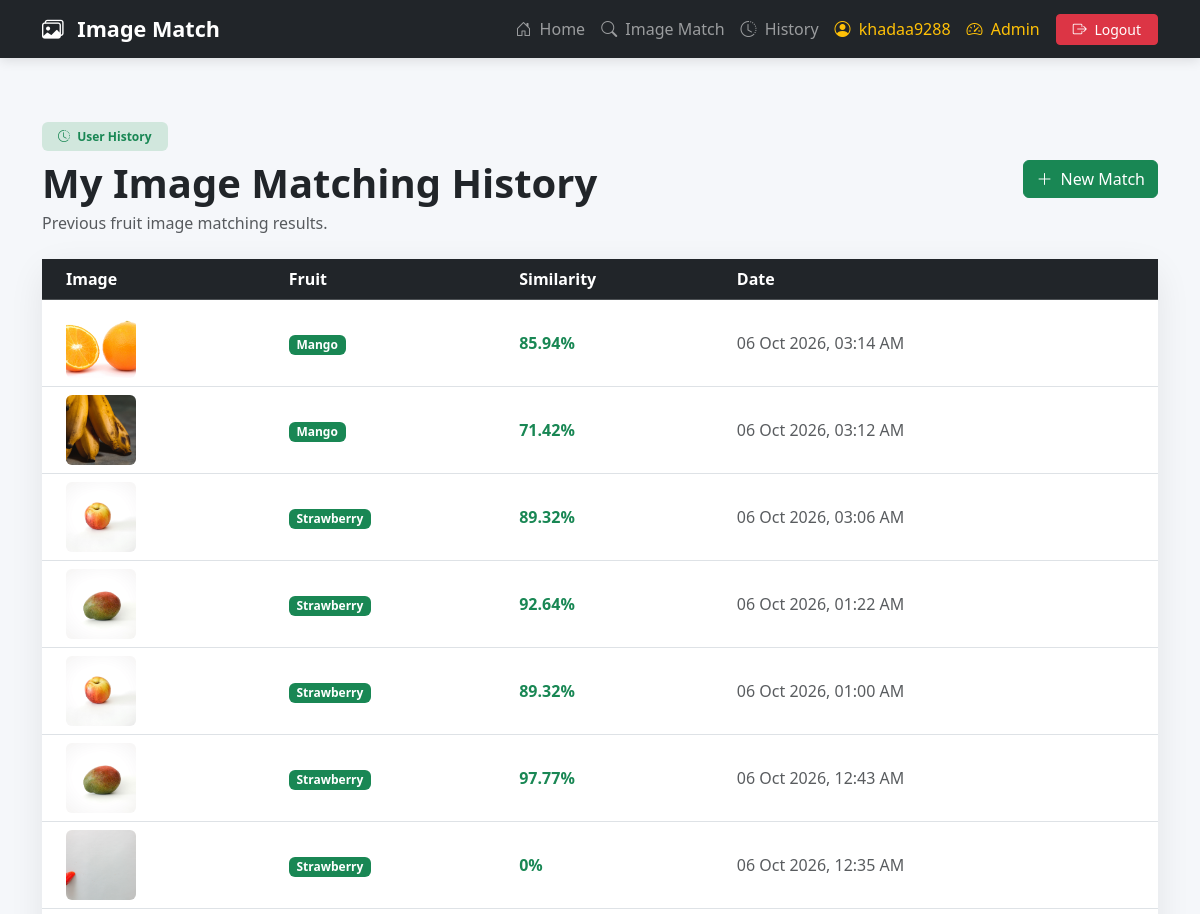
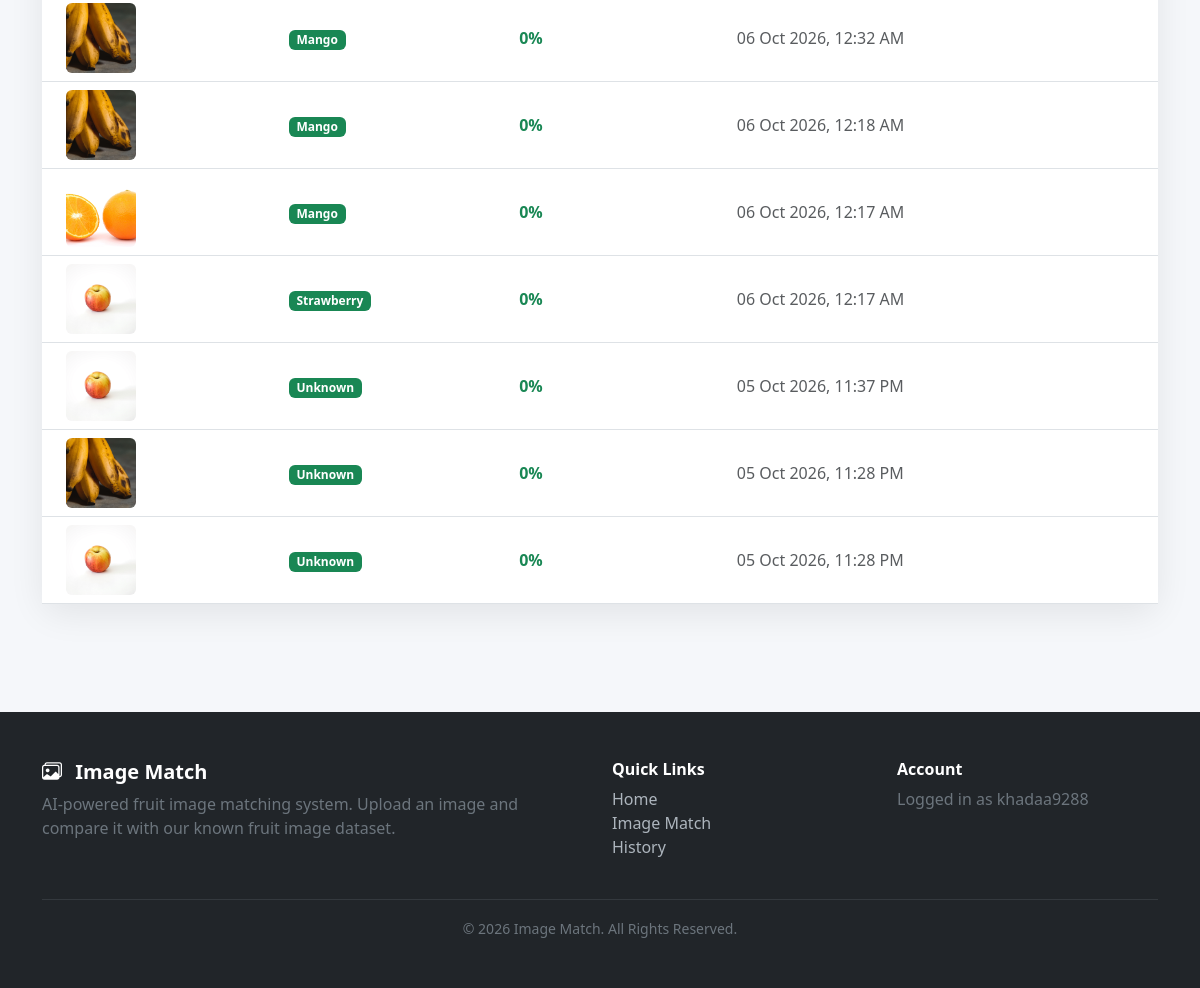
Page /history/ (signed in) on the committed database (2 pictures, top to bottom).
### prediction/models.py (models this page shows, shortened)
class ImageMatch(models.Model):
    user = models.ForeignKey(
        User,
        on_delete=models.CASCADE,
        related_name="image_matches",
        null=True,
        blank=True
    )
    uploaded_image = models.ImageField(
        upload_to="image_match/"
    )
    matched_fruit = models.CharField(
        max_length=100,
        blank=True,
        null=True
    )
    similarity_score = models.FloatField(
        default=0.0
    )
    created_at = models.DateTimeField(
        auto_now_add=True
    )

### prediction/views.py (the view)
@login_required(login_url="/login/")
def history(request):
    if (
        request.user.is_staff
        or request.user.is_superuser
    ):
        matches = ImageMatch.objects.all().order_by(
            "-created_at"
        )
    else:
        matches = ImageMatch.objects.filter(
            user=request.user
        ).order_by(
            "-created_at"
        )
    return render(
        request,
        "prediction/history.html",
        {
            "matches": matches,
            "history": matches,
        }
    )

### templates/prediction/history.html (shortened to what this page needs)
{% extends "prediction/base.html" %}
{% block content %}
<div class="container py-5">
    <div class="d-flex justify-content-between align-items-center mb-4">
        <div>
            <span class="badge bg-success-subtle text-success px-3 py-2">
                <i class="bi bi-clock-history me-1"></i>
                User History
            </span>
            <h1 class="fw-bold mt-2 mb-1">
                My Image Matching History
            </h1>
            <p class="text-muted mb-0">
                Previous fruit image matching results.
            </p>
        </div>
        <a
            href="{% url 'upload_image' %}"
            class="btn btn-success"
        >
            <i class="bi bi-plus-lg me-1"></i>
            New Match
        </a>
    </div>
    {% if history %}
        <div class="card shadow-custom">
            <div class="card-body p-0">
                <div class="table-responsive">
                    <table class="table table-hover align-middle mb-0">
                        <thead class="table-dark">
                            <tr>
                                <th class="ps-4">
                                    Image
                                </th>
                                <th>
                                    Fruit
                                </th>
                                <th>
                                    Similarity
                                </th>
                                <th>
                                    Date
                                </th>
                            </tr>
                        </thead>
                        <tbody>
                            {% for item in history %}
                                <tr>
                                    <td class="ps-4">
                                        {% if item.uploaded_image %}
                                            <img
                                                src="{{ item.uploaded_image.url }}"
                                                width="70"
                                                height="70"
                                                class="rounded object-fit-cover"
                                                alt="Fruit image"
                                            >
                                        {% else %}
                                            <i class="bi bi-image fs-2 text-muted"></i>
                                        {% endif %}
                                    </td>
                                    <td>
                                        <span class="badge bg-success">
                                            {{ item.matched_fruit|default:"Unknown" }}
                                        </span>
                                    </td>
                                    <td>
                                        <strong class="text-success">
                                            {% if item.similarity_score %}
                                                {{ item.similarity_score|floatformat:2 }}%
                                            {% else %}
                                                0%
                                            {% endif %}
                                        </strong>
                                    </td>
                                    <td>
                                        <span class="text-muted">
                                            {{ item.created_at|date:"d M Y, h:i A" }}
                                        </span>
                                    </td>
                                </tr>
                            {% endfor %}
                        </tbody>
                    </table>
                </div>
            </div>
        </div>
    {% endif %}
</div>
{% endblock %}

### templates/prediction/base.html (shortened to what this page needs)
{% load static %}
<!DOCTYPE html>
<html lang="en">
<head>
    <link
        href="https://cdn.jsdelivr.net/npm/bootstrap@5.3.3/dist/css/bootstrap.min.css"
        rel="stylesheet"
    >
    <link
        href="https://cdn.jsdelivr.net/npm/bootstrap-icons@1.11.3/font/bootstrap-icons.css"
        rel="stylesheet"
    >
</head>
<body>
<nav class="navbar navbar-expand-lg navbar-dark bg-dark">
    <div class="container">
        <a
            class="navbar-brand"
            href="{% url 'home' %}"
        >
            <i class="bi bi-images me-2"></i>
            Image Match
        </a>
        <div
            class="collapse navbar-collapse"
            id="mainNavbar"
        >
            <ul class="navbar-nav ms-auto align-items-lg-center">
                <li class="nav-item">
                    <a
                        class="nav-link"
                        href="{% url 'home' %}"
                    >
                        <i class="bi bi-house-door me-1"></i>
                        Home
                    </a>
                </li>
                {% if user.is_authenticated %}
                    <li class="nav-item">
                        <a
                            class="nav-link"
                            href="{% url 'upload_image' %}"
                        >
                            <i class="bi bi-search me-1"></i>
                            Image Match
                        </a>
                    </li>
                    <li class="nav-item">
                        <a
                            class="nav-link"
                            href="{% url 'history' %}"
                        >
                            <i class="bi bi-clock-history me-1"></i>
                            History
                        </a>
                    </li>
                    <li class="nav-item">
                        <span class="nav-link text-warning">
                            <i class="bi bi-person-circle me-1"></i>
                            {{ user.username }}
                        </span>
                    </li>
                    {% if user.is_staff %}
                        <li class="nav-item">
                            <a
                                class="nav-link text-warning"
                                href="/admin/"
                            >
                                <i class="bi bi-speedometer2 me-1"></i>
                                Admin
                            </a>
                        </li>
                    {% endif %}
                    <li class="nav-item ms-lg-2">
                        <form
                            method="post"
                            action="{% url 'logout' %}"
                            class="d-inline"
                        >
                            <button
                                type="submit"
                                class="btn btn-danger btn-sm px-3"
                            >
                                <i class="bi bi-box-arrow-right me-1"></i>
                                Logout
                            </button>
                        </form>
                    </li>
                {% endif %}
            </ul>
        </div>
    </div>
</nav>
<main>
    {% block content %}
    {% endblock %}
</main>
<footer class="footer py-5">
    <div class="container">
        <div class="row">
            <div class="col-md-6">
                <h5 class="fw-bold">
                    <i class="bi bi-images me-2"></i>
                    Image Match
                </h5>
                <p class="text-secondary mb-0">
                    AI-powered fruit image matching system.
                    Upload an image and compare it with our
                    known fruit image dataset.
                </p>
            </div>
            <div class="col-md-3 mt-4 mt-md-0">
                <h6 class="fw-bold">
                    Quick Links
                </h6>
                <ul class="list-unstyled">
                    <li>
                        <a href="{% url 'home' %}">
                            Home
                        </a>
                    </li>
                    {% if user.is_authenticated %}
                        <li>
                            <a href="{% url 'upload_image' %}">
                                Image Match
                            </a>
                        </li>
                        <li>
                            <a href="{% url 'history' %}">
                                History
                            </a>
                        </li>
                    {% endif %}
                </ul>
            </div>
            <div class="col-md-3 mt-4 mt-md-0">
                <h6 class="fw-bold">
                    Account
                </h6>
                <ul class="list-unstyled">
                    {% if user.is_authenticated %}
                        <li>
                            <span class="text-secondary">
                                Logged in as {{ user.username }}
                            </span>
                        </li>
                    {% endif %}
                </ul>
            </div>
        </div>
        <hr class="border-secondary mt-4">
        <div class="text-center text-secondary">
            <small>
                © 2026 Image Match. All Rights Reserved.
            </small>
        </div>
    </div>
</footer>
</body>
</html>

### templates/prediction/base.html (style rules this page uses)
body { background: #f5f7fa; min-height: 100vh; display: flex; flex-direction: column; }
main { flex: 1; }
.navbar-brand { font-weight: 700; font-size: 1.35rem; }
.navbar { box-shadow: 0 2px 12px rgba(0, 0, 0, 0.12); }
.card { border: none; border-radius: 18px; }
.shadow-custom { box-shadow: 0 10px 35px rgba(0, 0, 0, 0.08); }
.footer { background: #212529; color: white; margin-top: 60px; }
.footer a { color: #adb5bd; text-decoration: none; }

### rows in the picture
ImageMatch: uploaded_image (picture), matched_fruit "Mango", similarity_score "85.94", created_at "06 Oct 2026, 03:14 AM"
ImageMatch: uploaded_image (picture), matched_fruit "Mango", similarity_score "71.42", created_at "06 Oct 2026, 03:12 AM"
ImageMatch: uploaded_image (picture), matched_fruit "Strawberry", similarity_score "89.32", created_at "06 Oct 2026, 03:06 AM"
ImageMatch: uploaded_image (picture), matched_fruit "Strawberry", similarity_score "92.64", created_at "06 Oct 2026, 01:22 AM"
ImageMatch: uploaded_image (picture), matched_fruit "Strawberry", similarity_score "89.32", created_at "06 Oct 2026, 01:00 AM"
ImageMatch: uploaded_image (picture), matched_fruit "Strawberry", similarity_score "97.77", created_at "06 Oct 2026, 12:43 AM"
ImageMatch: uploaded_image (picture), matched_fruit "Strawberry", similarity_score "0%", created_at "06 Oct 2026, 12:35 AM"
ImageMatch: uploaded_image (picture), matched_fruit "Mango", similarity_score "0%", created_at "06 Oct 2026, 12:32 AM"
ImageMatch: uploaded_image (picture), matched_fruit "Mango", similarity_score "0%", created_at "06 Oct 2026, 12:18 AM"
ImageMatch: uploaded_image (picture), matched_fruit "Mango", similarity_score "0%", created_at "06 Oct 2026, 12:17 AM"
ImageMatch: uploaded_image (picture), matched_fruit "Strawberry", similarity_score "0%", created_at "06 Oct 2026, 12:17 AM"
ImageMatch: uploaded_image (picture), matched_fruit "Unknown", similarity_score "0%", created_at "05 Oct 2026, 11:37 PM"
ImageMatch: uploaded_image (picture), matched_fruit "Unknown", similarity_score "0%", created_at "05 Oct 2026, 11:28 PM"
ImageMatch: uploaded_image (picture), matched_fruit "Unknown", similarity_score "0%", created_at "05 Oct 2026, 11:28 PM"

### other values in the picture
{{ user.username }} "khadaa9288"
